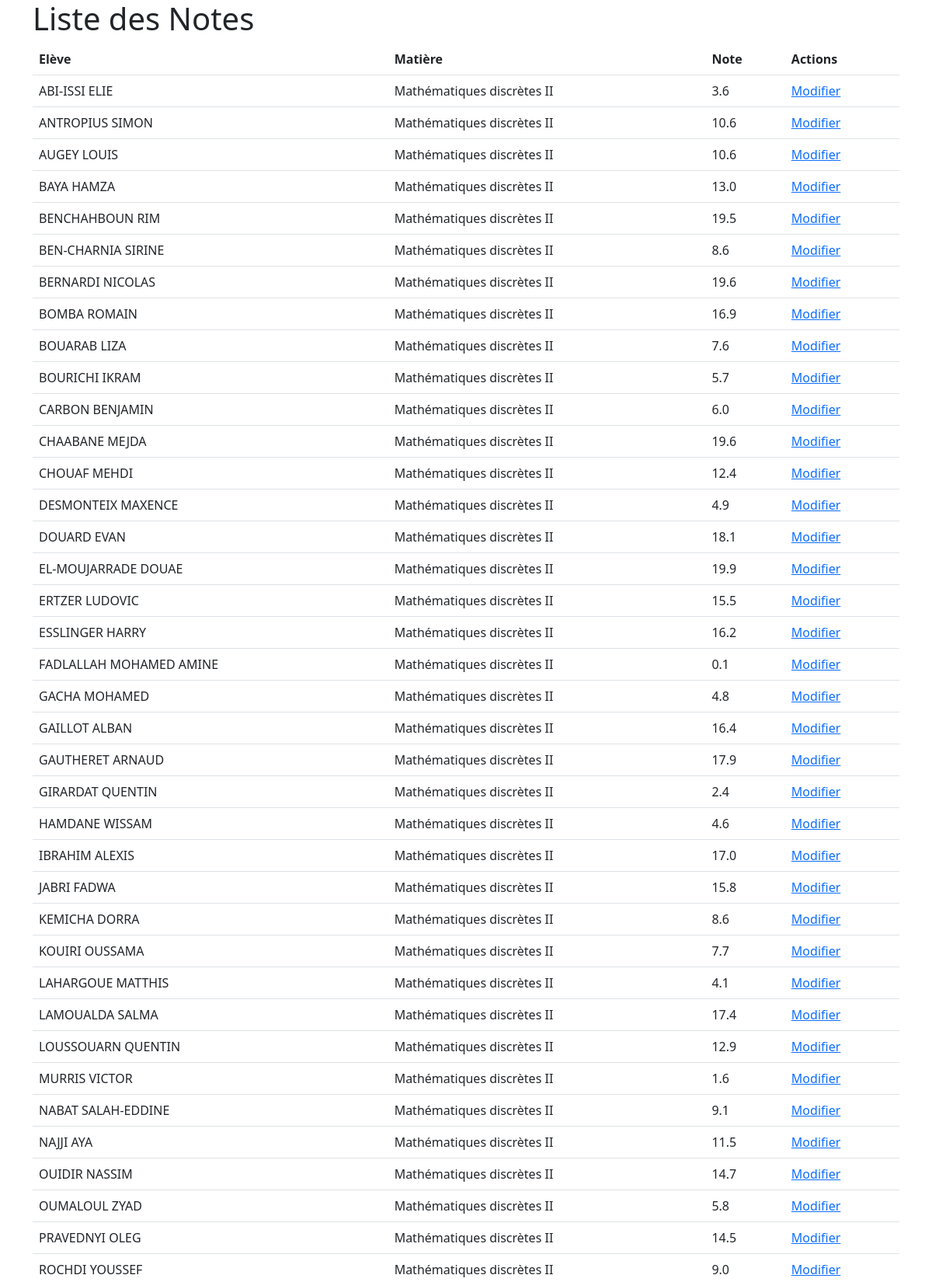
The page /notes/notes/4/ (upper part) on the database its author committed.
### Notes/models.py (models this page shows, shortened)
class Note(models.Model):
    note = models.FloatField()
    date = models.DateTimeField(auto_now_add=True)
    matiere = models.ForeignKey(Matiere, on_delete=models.CASCADE)
    eleve = models.ForeignKey(Eleve, on_delete=models.CASCADE)

class Matiere(models.Model):
    name = models.CharField(max_length=255)
    name_enseignant = models.ForeignKey(Enseignant, on_delete=models.CASCADE)
    coefficient = models.FloatField()
    ue = models.ForeignKey(UE, on_delete=models.CASCADE)

### User/models.py (models this page shows, shortened)
class Eleve(AbstractBaseUser):
    id = models.AutoField(primary_key=True)
    name = models.CharField(max_length=255)
    firstName = models.CharField(max_length=255)
    email = models.EmailField(unique=True)
    password = models.CharField(max_length=255, null=True)
    is_first_co = models.BooleanField(default=True)
    last_login = models.DateTimeField(auto_now_add=True, null=True)
    is_active = models.BooleanField(default=False)
    USERNAME_FIELD = 'email'
    REQUIRED_FIELDS = []

### Notes/views.py (the view)
# urls.py: path('notes/<int:matiere>/', views.note_liste, name='note_liste'),
def note_liste(request, matiere):
    notes = Note.objects.filter(matiere=matiere).select_related('eleve')
    eleves = notes.values_list('eleve', flat=True).distinct()
    return render(request, 'note_liste.html', {'notes': notes, 'eleves': eleves})

### Notes/templates/note_liste.html (shortened to what this page needs)
<!DOCTYPE html>
<html lang="en">
<head>
    <link href="https://cdn.jsdelivr.net/npm/bootstrap@5.3.0-alpha1/dist/css/bootstrap.min.css" rel="stylesheet">
</head>
<body>
    <div class="container">
        <h1>Liste des Notes</h1>
        <table class="table">
            <thead>
                <tr>
                    <th scope="col">Elève</th>
                    <th scope="col">Matière</th>
                    <th scope="col">Note</th>
                    <th scope="col">Actions</th>
                </tr>
            </thead>
            <tbody>
                {% for note in notes %}
                <tr id="note-{{ note.pk }}">
                    <td>{{ note.eleve.name }}  {{ note.eleve.firstName }}</td>
                    <td>{{ note.matiere.name }}</td>
                    <td><span class="note">{{ note.note }}</span></td>
                    <td>
                        <a href="#" class="edit-link" data-note-id="{{ note.pk }}">Modifier</a>
                    </td>
                </tr>
                {% endfor %}
            </tbody>
        </table>
    </div>
</body>
</html>

### rows shown on the page
Note: eleve.name "ABI-ISSI", eleve.firstName "ELIE", matiere.name "Mathématiques discrètes II", note "3.6"
Note: eleve.name "ANTROPIUS", eleve.firstName "SIMON", matiere.name "Mathématiques discrètes II", note "10.6"
Note: eleve.name "AUGEY", eleve.firstName "LOUIS", matiere.name "Mathématiques discrètes II", note "10.6"
Note: eleve.name "BAYA", eleve.firstName "HAMZA", matiere.name "Mathématiques discrètes II", note "13.0"
Note: eleve.name "BENCHAHBOUN", eleve.firstName "RIM", matiere.name "Mathématiques discrètes II", note "19.5"
Note: eleve.name "BEN-CHARNIA", eleve.firstName "SIRINE", matiere.name "Mathématiques discrètes II", note "8.6"
Note: eleve.name "BERNARDI", eleve.firstName "NICOLAS", matiere.name "Mathématiques discrètes II", note "19.6"
Note: eleve.name "BOMBA", eleve.firstName "ROMAIN", matiere.name "Mathématiques discrètes II", note "16.9"
Note: eleve.name "BOUARAB", eleve.firstName "LIZA", matiere.name "Mathématiques discrètes II", note "7.6"
Note: eleve.name "BOURICHI", eleve.firstName "IKRAM", matiere.name "Mathématiques discrètes II", note "5.7"
Note: eleve.name "CARBON", eleve.firstName "BENJAMIN", matiere.name "Mathématiques discrètes II", note "6.0"
Note: eleve.name "CHAABANE", eleve.firstName "MEJDA", matiere.name "Mathématiques discrètes II", note "19.6"
Note: eleve.name "CHOUAF", eleve.firstName "MEHDI", matiere.name "Mathématiques discrètes II", note "12.4"
Note: eleve.name "DESMONTEIX", eleve.firstName "MAXENCE", matiere.name "Mathématiques discrètes II", note "4.9"
Note: eleve.name "DOUARD", eleve.firstName "EVAN", matiere.name "Mathématiques discrètes II", note "18.1"
Note: eleve.name "EL-MOUJARRADE", eleve.firstName "DOUAE", matiere.name "Mathématiques discrètes II", note "19.9"
Note: eleve.name "ERTZER", eleve.firstName "LUDOVIC", matiere.name "Mathématiques discrètes II", note "15.5"
Note: eleve.name "ESSLINGER", eleve.firstName "HARRY", matiere.name "Mathématiques discrètes II", note "16.2"
Note: eleve.name "FADLALLAH", eleve.firstName "MOHAMED AMINE", matiere.name "Mathématiques discrètes II", note "0.1"
Note: eleve.name "GACHA", eleve.firstName "MOHAMED", matiere.name "Mathématiques discrètes II", note "4.8"
Note: eleve.name "GAILLOT", eleve.firstName "ALBAN", matiere.name "Mathématiques discrètes II", note "16.4"
Note: eleve.name "GAUTHERET", eleve.firstName "ARNAUD", matiere.name "Mathématiques discrètes II", note "17.9"
Note: eleve.name "GIRARDAT", eleve.firstName "QUENTIN", matiere.name "Mathématiques discrètes II", note "2.4"
Note: eleve.name "HAMDANE", eleve.firstName "WISSAM", matiere.name "Mathématiques discrètes II", note "4.6"
Note: eleve.name "IBRAHIM", eleve.firstName "ALEXIS", matiere.name "Mathématiques discrètes II", note "17.0"
Note: eleve.name "JABRI", eleve.firstName "FADWA", matiere.name "Mathématiques discrètes II", note "15.8"
Note: eleve.name "KEMICHA", eleve.firstName "DORRA", matiere.name "Mathématiques discrètes II", note "8.6"
Note: eleve.name "KOUIRI", eleve.firstName "OUSSAMA", matiere.name "Mathématiques discrètes II", note "7.7"
Note: eleve.name "LAHARGOUE", eleve.firstName "MATTHIS", matiere.name "Mathématiques discrètes II", note "4.1"
Note: eleve.name "LAMOUALDA", eleve.firstName "SALMA", matiere.name "Mathématiques discrètes II", note "17.4"
Note: eleve.name "LOUSSOUARN", eleve.firstName "QUENTIN", matiere.name "Mathématiques discrètes II", note "12.9"
Note: eleve.name "MURRIS", eleve.firstName "VICTOR", matiere.name "Mathématiques discrètes II", note "1.6"
Note: eleve.name "NABAT", eleve.firstName "SALAH-EDDINE", matiere.name "Mathématiques discrètes II", note "9.1"
Note: eleve.name "NAJJI", eleve.firstName "AYA", matiere.name "Mathématiques discrètes II", note "11.5"
Note: eleve.name "OUIDIR", eleve.firstName "NASSIM", matiere.name "Mathématiques discrètes II", note "14.7"
Note: eleve.name "OUMALOUL", eleve.firstName "ZYAD", matiere.name "Mathématiques discrètes II", note "5.8"
Note: eleve.name "PRAVEDNYI", eleve.firstName "OLEG", matiere.name "Mathématiques discrètes II", note "14.5"
Note: eleve.name "ROCHDI", eleve.firstName "YOUSSEF", matiere.name "Mathématiques discrètes II", note "9.0"
